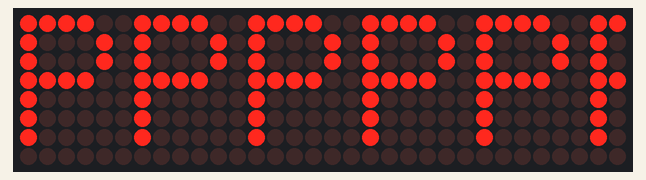
This sketch was run on a simulated Arduino Uno, built with avr-gcc and run on an emulated ATmega328P. Parts: 32×8 LED matrix.

Above: at 0.1 s.

The sketch:

parola_test.ino
```cpp
#include <MD_Parola.h>
#include <MD_MAX72xx.h>
#include <SPI.h>


#define MAX_DEVICES 4
#define CLK_PIN   8
#define DATA_PIN  6
#define CS_PIN    7

MD_Parola P = MD_Parola(DATA_PIN, CLK_PIN, CS_PIN, MAX_DEVICES);

void setup(void) {
  P.begin();
  P.print("PPPPPPPP");
}

void loop(void) {
}
```
